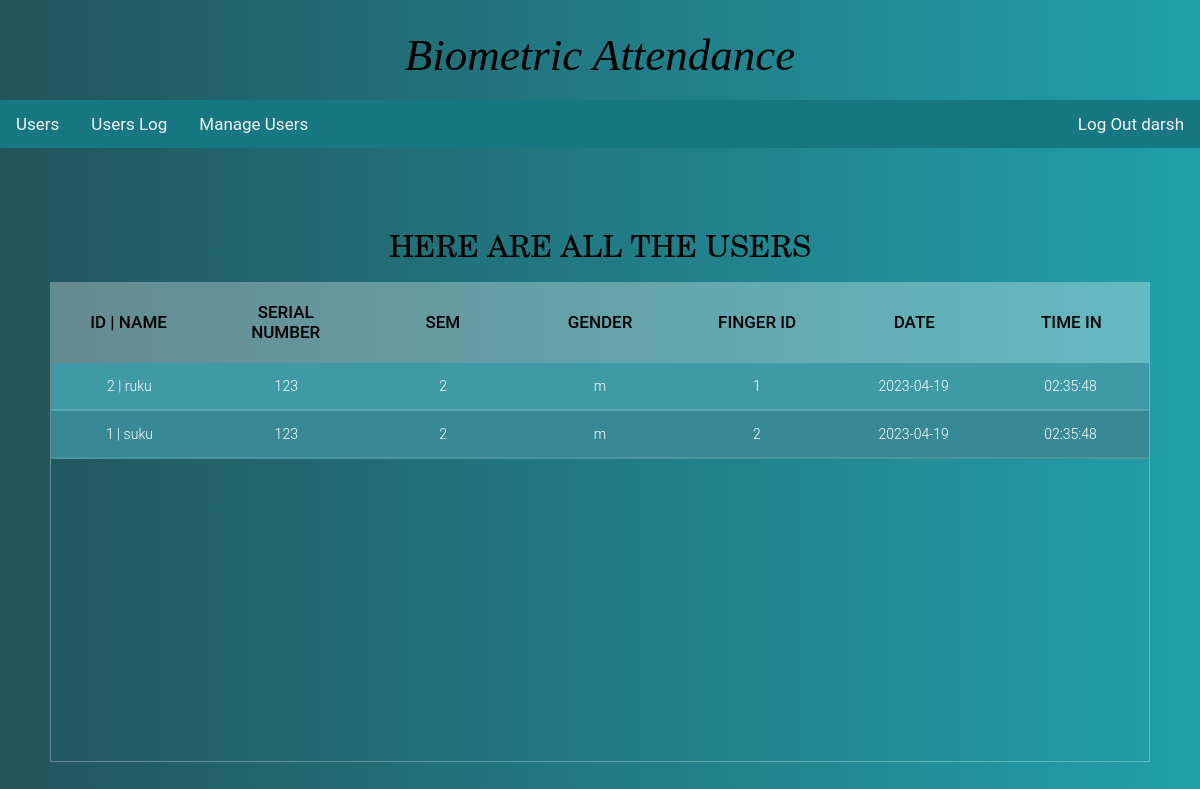
/fingerprint/biometrics/index1.php (signed in), run on the app's committed database.
### tables this page shows
CREATE TABLE `users` (
  `id` int(11) NOT NULL,
  `username` varchar(100) NOT NULL,
  `serialnumber` double NOT NULL,
  `year` int(1) NOT NULL,
  `gender` varchar(10) NOT NULL,
  `email` varchar(50) NOT NULL,
  `fingerprint_id` int(11) NOT NULL,
  `fingerprint_select` tinyint(1) NOT NULL DEFAULT 0,
  `user_date` date NOT NULL,
  `time_in` time NOT NULL,
  `del_fingerid` tinyint(1) NOT NULL DEFAULT 0,
  `add_fingerid` tinyint(1) NOT NULL DEFAULT 0
);

### fingerprint/biometrics/index1.php (the view, shortened to what this page needs)
<!DOCTYPE html>
<html>
<head>
<link rel="stylesheet" type="text/css" href="css/Users.css">
</head>
<body>
<?php include'header.php'; ?>
<main>
  <section>
  <h1 class="slideInDown animated">Here are all the Users</h1>
  <div class="tbl-header slideInRight animated">
    <table cellpadding="0" cellspacing="0" border="0">
      <thead>
        <tr>
          <th>ID | Name</th>
          <th>Serial Number</th>
          <th>Sem</th>
          <th>Gender</th>
          <th>Finger ID</th>
          <th>Date</th>
          <th>Time In</th>
        </tr>
      </thead>
    </table>
  </div>
  <div class="tbl-content slideInRight animated">
    <table cellpadding="0" cellspacing="0" border="0">
      <tbody>
        <?php
          require'connectDB.php';
           $fyear = $_SESSION['sem'];
            $sql = "SELECT * FROM users WHERE NOT username='' AND year=".$fyear." ORDER BY fingerprint_id";
            $result = mysqli_stmt_init($conn);
            if (!mysqli_stmt_prepare($result, $sql)) {
                echo '<p class="error">SQL Error</p>';
            }
            else{
              mysqli_stmt_execute($result);
                $resultl = mysqli_stmt_get_result($result);
              if (mysqli_num_rows($resultl) > 0){
                  while ($row = mysqli_fetch_assoc($resultl)){
          ?>
                      <TR>
                      <TD><?php echo $row['id']; echo" | "; echo $row['username'];?></TD>
                      <TD><?php echo $row['serialnumber'];?></TD>
                      <TD><?php echo $row['year'];?></TD>
                      <TD><?php echo $row['gender'];?></TD>
                      <TD><?php echo $row['fingerprint_id'];?></TD>
                      <TD><?php echo $row['user_date'];?></TD>
                      <TD><?php echo $row['time_in'];?></TD>
                      </TR>
        <?php
                }
            }
          }
        ?>
      </tbody>
    </table>
  </div>
</section>
</main>
</body>
</html>

### fingerprint/biometrics/header.php (shortened to what this page needs)
<head>
<link rel="stylesheet" href="https://cdnjs.cloudflare.com/ajax/libs/font-awesome/4.7.0/css/font-awesome.min.css">
<link rel="stylesheet" type="text/css" href="css/header.css">
</head>
<header>
<div class="header">
	<div class="logo">
		<a href="index.php">Biometric Attendance</a>
	</div>
</div>
<div class="topnav" id="myTopnav">
		<div class="list-lf">
		<a href="index1.php">Users</a>
		<a href="UsersLog.php">Users Log</a>
		<a href="ManageUsers.php">Manage Users</a>
	</div>
	<div class="list-rt">
		<a href="logout.php">Log Out <?php echo $_SESSION['user'];  ?></a>
	</div>
</div>
</header>

### fingerprint/biometrics/css/Users.css (style rules this page uses)
h1 { font-size: 30px; color: #000; text-transform: uppercase; font-weight: 300; font-family: New Century Schoolbook, TeX Gyre Schola, serif; text-align: center; margin-bottom: 15px; }
table { width:100%; table-layout: fixed; }
.tbl-header { background-color: rgba(255,255,255,0.3); }
.tbl-content { height:400px; overflow-x:auto; margin-top: 0px; border: 1px solid rgba(255,255,255,0.3); }
th { padding: 20px 15px; text-align: center; font-weight: 500; font-size: 17px; color: #000; text-transform: uppercase; }
td { padding: 15px; text-align: center; vertical-align:middle; font-weight: 300; font-size: 14px; color: #fff; border-bottom: solid 2px rgba(255,255,255,0.1); }
section { margin: 50px; }
section { overflow-x:hidden; }
.slideInRight { animation-name: slideInRight; }
.slideInDown { animation-name: slideInDown; }
.animated { animation-duration: 1s; animation-fill-mode: both; }

### fingerprint/biometrics/css/header.css (style rules this page uses)
* { text-decoration: none; box-sizing: border-box; }
body { background: -webkit-linear-gradient(left, #0e251f, #21a0ab); background: linear-gradient(to right, #23555c, #21a0ab); font-family: 'Roboto', sans-serif; margin: 0; font-size: 15px; }
header, main { width: 100%; display: block; margin: 0 auto; }
.header { padding: 5px; width: 100%; height: 100px; }
.logo a { text-decoration: none; font-family: Luminari, fantasy; font-size: 45px; color: #000000; font-style: italic; text-align: center; vertical-align: middle; line-height: 100px; display: block; }
.topnav { overflow: hidden; background-color: #187881; display: flex; grid-column: 1fr 1fr; justify-content: space-between; align-items: baseline; justify-items: end; }
.topnav a { float: left; display: block; color: #f2f2f2; text-align: center; padding: 14px 16px; text-decoration: none; font-size: 17px; }
tbody tr:nth-child(even) { background-color: #388994; }
tbody tr:nth-child(odd) { background-color: #3f9aa6; }

### data on the page
users: id "2", username "ruku", serialnumber "123", year "2", gender "m", fingerprint "1", user_date "2023-04-19", time_in "02:35:48"
users: id "1", username "suku", serialnumber "123", year "2", gender "m", fingerprint "2", user_date "2023-04-19", time_in "02:35:48"

### other printed values
$_SESSION['user'] "darsh"
